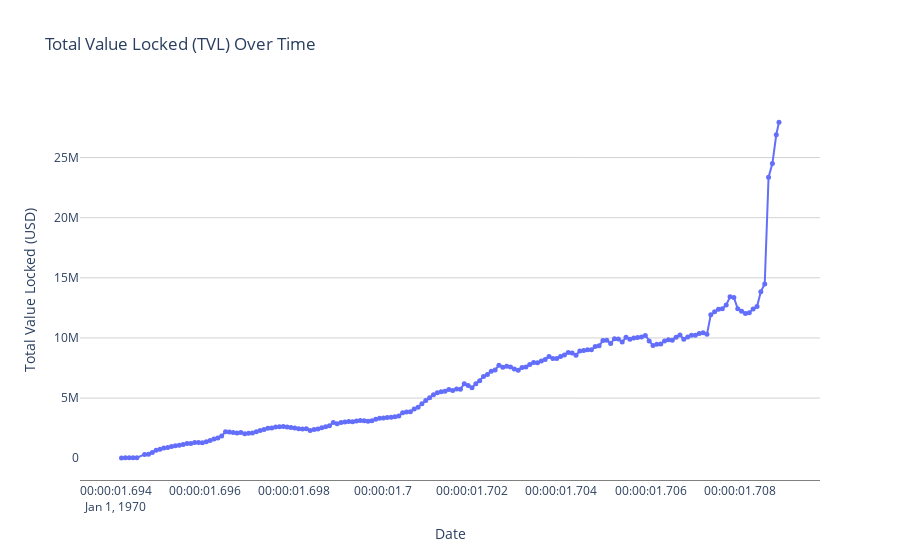

The code cell stored with this chart in its notebook:
### Code cell
import plotly.express as px
import pandas as pd

# Your DataFrame creation here
df = pd.DataFrame({
    'Date': pd.to_datetime(dates),  # Converts to datetime if not already
    'TVL': values,
})


# Create the line chart
fig = px.line(df, x='Date', y='TVL', title='Total Value Locked (TVL) Over Time')

# Customize the chart for a cleaner look
fig.update_layout({
    'plot_bgcolor': 'rgba(0,0,0,0)',
    'xaxis_title': 'Date',
    'yaxis_title': 'Total Value Locked (USD)',
    'xaxis': {
        'showline': True,
        'showgrid': False,
        'linecolor': 'gray',
    },
    'yaxis': {
        'showgrid': True,
        'gridcolor': 'lightgray',
    },
})

# # Add hover tool for interactivity
fig.update_traces(mode='lines+markers', hoverinfo='x+y', marker=dict(size=5))


# Simplified annotation addition
# Ensure annotation_date is within the df['Date'] range
annotations = [
    ('2024-02-1T17:00:00.000000000', "News came out"),
    ('2024-02-10T17:00:00.000000000', "Airdrop TGE"),
    # Add more dates and events as needed
]

for date_str, text in annotations:
    annotation_date = pd.to_datetime(date_str)
    if annotation_date in df['Date'].values:
        tvl_value = df[df['Date'] == annotation_date]['TVL'].iloc[0]
        fig.add_annotation(x=annotation_date, y=tvl_value,
                           text=text,
                           showarrow=True,
                           arrowhead=1,
                           ax=0,  # Adjust if needed
                           ay=-40,  # Adjust if needed
                           bgcolor="lightyellow",
                           font=dict(size=12))
else:
   print("Date not found in DataFrame.")

# Show the plots
fig.show()

### Figure 1 — Plotly figure (JSON) as saved in the notebook; plotly's stock layout.template omitted (floating-point values rounded to 4 significant figures; data arrays with more than 128 entries replaced by an {"elided": "..."} marker saying what was removed)
{"data": [{"hoverinfo": "x+y", "hovertemplate": "Date=%{x}<br>TVL=%{y}<extra></extra>", "legendgroup": "", "line": {"color": "#636efa", "dash": "solid"}, "marker": {"size": 5, "symbol": "circle"}, "mode": "lines+markers", "name": "", "orientation": "v", "showlegend": false, "type": "scatter", "x": {"elided": "171 str values"}, "xaxis": "x", "y": {"elided": "171 float values"}, "yaxis": "y"}], "layout": {"legend": {"tracegroupgap": 0}, "plot_bgcolor": "rgba(0,0,0,0)", "title": {"text": "Total Value Locked (TVL) Over Time"}, "xaxis": {"anchor": "y", "domain": [0, 1], "linecolor": "gray", "showgrid": false, "showline": true, "title": {"text": "Date"}}, "yaxis": {"anchor": "x", "domain": [0, 1], "gridcolor": "lightgray", "showgrid": true, "title": {"text": "Total Value Locked (USD)"}}}}
